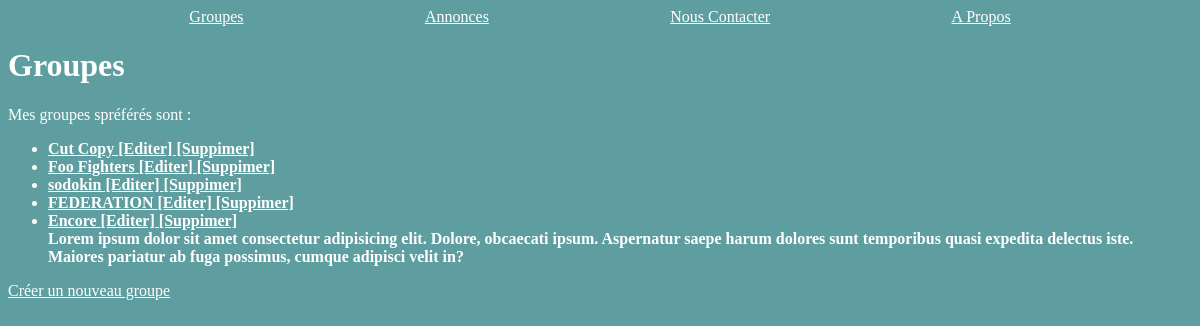
Screenshot of /bands/ with the database file from the repository.
### listings/models.py (models this page shows, shortened)
class Band(models.Model):
    name=models.fields.CharField(max_length=100)
    genre=models.fields.CharField(max_length=50)
    biography=models.fields.CharField(max_length=1000)
    year_formed=models.fields.IntegerField(validators=[MinValueValidator(1900),MaxValueValidator(2022)])
    active=models.fields.BooleanField(default=True)
    official_homepage=models.fields.URLField(null=True,blank=True)
    class Genre(models.TextChoices):
        HIP_HOP='HH'
        SYNTH_POP='SP'
        ALTERNATIVE_ROCK='AR'
    genre=models.fields.CharField(choices=Genre.choices,max_length=5)

### listings/views.py (the view)
# urls.py: path('bands/',views.band_list, name='band-list'),
def band_list(request):
    bands=Band.objects.all()
    return render(request,'listings/band_list.html',
    {'first_band':bands})

### listings/templates/listings/band_list.html
{% extends 'listings/base.html' %}
{% block content %}
    <h1>Groupes</h1>
    <p>Mes groupes spréférés sont :</p>
    <ul style="font-weight: bold;">
        {%for band in first_band %}
  <li> <a href="{% url 'band-detail' band.id %}">{{band.name}} </a>
    <a href="{% url 'band-update' band.id %}">[Editer] </a>
    <a href="{% url 'band-delete' band.id %}">[Suppimer] </a>
</li>
         {% endfor %}
         Lorem ipsum dolor sit amet consectetur adipisicing elit. Dolore, obcaecati ipsum. Aspernatur saepe harum dolores sunt temporibus quasi expedita delectus iste. Maiores pariatur ab fuga possimus, cumque adipisci velit in?
    </ul>
    <a href="{% url 'band-create' %}">Créer un nouveau groupe</a>
    {% endblock %}

### listings/static/listings/style.css (style rules this page uses)
* { background-color:cadetblue; color: white; }

### rows the page displays
Band: name "Cut Copy"
Band: name "Foo Fighters"
Band: name "sodokin"
Band: name "FEDERATION"
Band: name "Encore"
